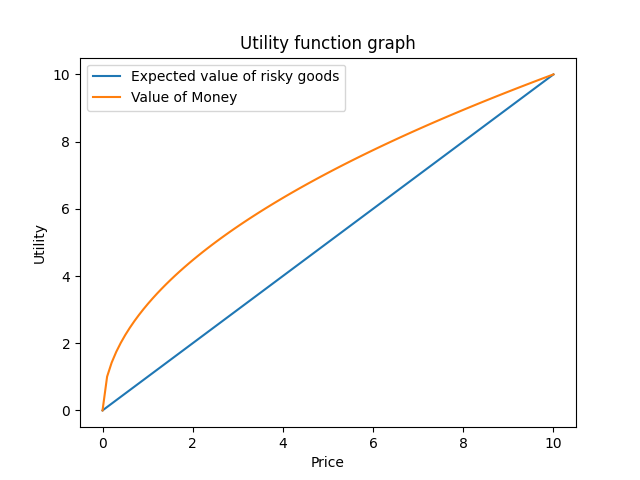

This chart was generated by the following Python code:
import numpy as np

import matplotlib.pyplot as plt

x = np.linspace(0, 10, 100)
y1 = x
y2 = np.sqrt(10) * np.sqrt(x)

plt.plot(x, y1, label='Expected value of risky goods')
plt.plot(x, y2, label='Value of Money')
plt.xlabel('Price')
plt.ylabel('Utility')
plt.title('Utility function graph')
plt.legend()
plt.savefig('risk.png')